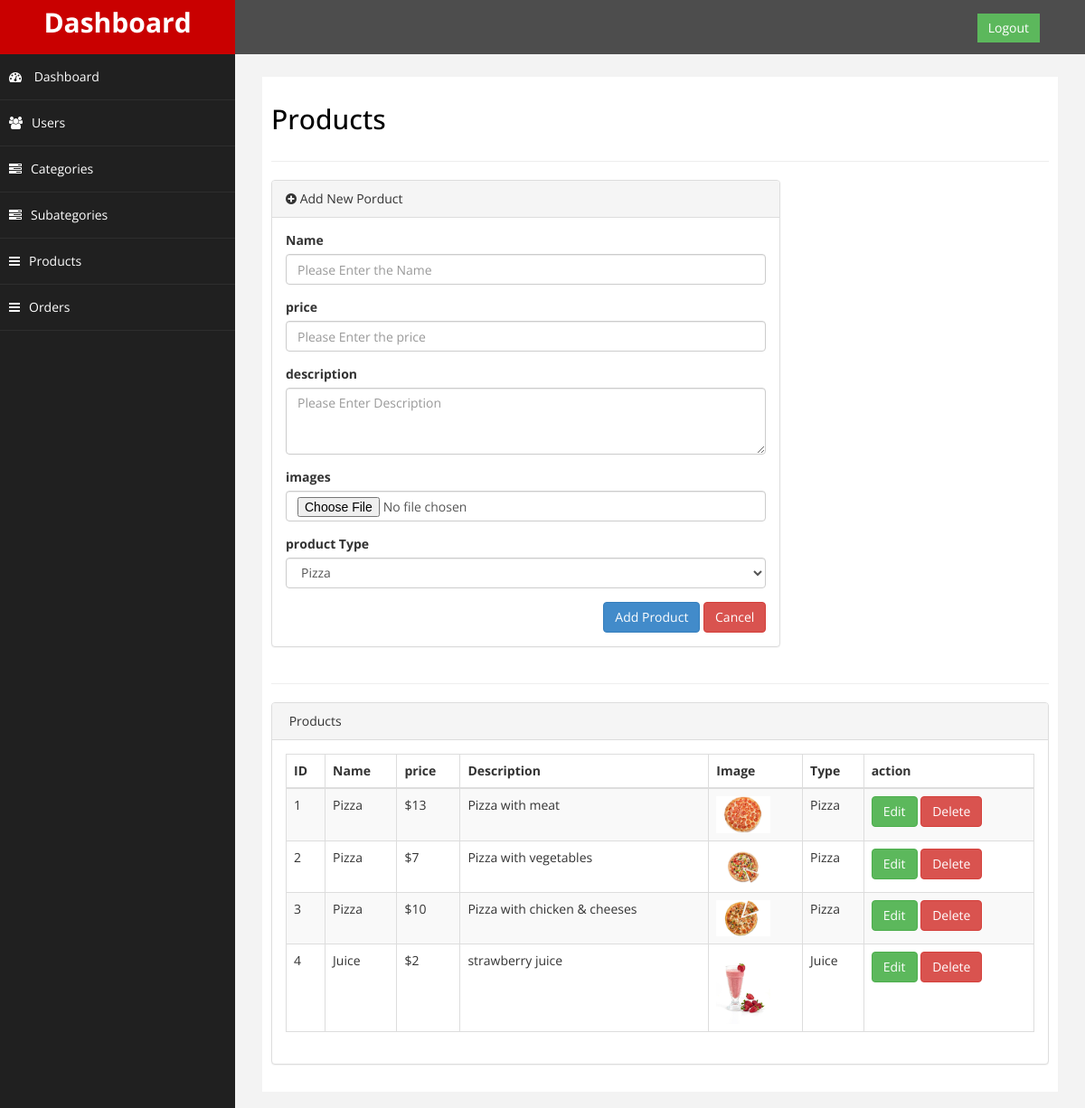
/admin/products.php (signed in), run on the app's committed database.
### tables this page shows
CREATE TABLE `products` (
  `price` int(10) NOT NULL,
  `photo` varchar(255) NOT NULL,
  `description` varchar(255) DEFAULT NULL,
  `id` int(11) NOT NULL,
  `name` varchar(50) NOT NULL,
  `scat_id` int(11) DEFAULT NULL
);

CREATE TABLE `subcategories` (
  `id` int(11) NOT NULL,
  `name` varchar(25) NOT NULL,
  `description` varchar(255) DEFAULT NULL,
  `photo` varchar(255) DEFAULT NULL,
  `cat_id` int(11) DEFAULT NULL
);

### admin/products.php (the view, shortened to what this page needs)
<?php
include('header.php');
require('../include/connect.php');
 ?>
<div id="page-wrapper">
    <div id="page-inner">
        <div class="row">
            <div class="col-md-12">
                <h2><i class="fa fa-items"></i>Products</h2>
            </div>
        </div>
        <hr />
        <div class="row">
            <div class="col-md-8">
                <div class="panel panel-default">
                    <div class="panel-heading">
                        <i class="fa fa-plus-circle"></i> Add New Porduct
                    </div>
                    <div class="panel-body">
                        <div class="row">
                            <div class="col-md-12">
                                <form role="form" method="post" enctype="multipart/form-data">
                                    <div class="form-group">
                                        <label>Name</label>
                                        <input type="text" name="name" placeholder="Please Enter the Name "
                                            class="form-control" />
                                    </div>
                                    <div class="form-group">
                                        <label>price</label>
                                        <input type="text" name="price" placeholder="Please Enter the price "
                                            class="form-control" />
                                    </div>
                                    <div class="form-group">
                                        <label>description</label>
                                        <textarea placeholder="Please Enter Description" name="description"
                                            class="form-control" cols="30" rows="3"></textarea>
                                    </div>
                                    <div class="form-group">
                                        <label>images</label>
                                        <input type="file" class="form-control" name="file" required>
                                    </div>
                                    <div class="form-group">
                                        <label>product Type</label>
                                        <select class="form-control" name="scat_id">
                                            <?php
                                        $sql="select * from subcategories " ;
                                        $stm = $db->prepare($sql);
                                        $stm->execute();
                                        foreach ($stm->fetchAll() as $row) {
                                            ?>
                                            <option value=<?php echo $row['id'] ?>>
                                              <?php echo  $row['name'] ?></option>
                                            <?php
                                        } ?>
                                        </select>
                                    </div>
                                    <div style="float:right;">
                                        <button type="submit" name="submitProduct" class="btn btn-primary">Add
                                            Product</button>
                                        <button type="reset" class="btn btn-danger">Cancel</button>
                                    </div>
                            </div>
                        </div>
                    </div>
                </div>
            </div>
        </div>
        <hr />
        <div class="row">
            <div class="col-md-12">
                <div class="panel panel-default">
                    <div class="panel-heading">
                        <i class="fa fa-task"></i> Products
                    </div>
                    <div class="panel-body">
                        <div class="table-responsive">
                            <table class="table table-striped table-bordered table-hover" id="dataTables-example">
                                <thead>
                                    <tr>
                                      <th>ID</th>
                                        <th>Name</th>
                                          <th>price</th>
                                        <th>Description</th>
                                        <th>Image</th>
                                        <th>Type</th>
                                        <th>action</th>
                                    </tr>
                                </thead>
                                <tbody>
                                    <?php
                                    $stm = $db->prepare("select * from products");
                                        $stm->execute();
                                        if($stm->rowCount())
                                        {
                                            foreach ($stm->fetchAll() as $row) {
                                                $id=$row['id'];
                                                ?>
                                    <tr class="odd gradeX">
                                      <td><?php echo $row['id'];  ?></td>
                                        <td><?php echo $row['name'];  ?></td>
                                          <td><?php echo "$". $row['price'] ;  ?></td>
                                        <td><?php echo   $row['description']; ?></td>
                                        <td><img src="upload/<?php echo $row['photo'] ?> " alt="not found" width="60px"></td>
                                        <td><?php
                                            $sql="select * from subcategories where id=:scat_id" ;
                                            $stm = $db->prepare($sql);
                                            $stm->execute(array("scat_id"=>$row['scat_id']));
                                            if ($stm->rowCount()>0)
                                            foreach ($stm->fetchAll() as $catRow)
                                               echo $catRow['name'];
                                            ?>
                                        </td>
                                        <td>
                                            <a href="editproducts.php?action=edit&id=<?php echo $id ?>"
                                                class='btn btn-success'>Edit</a>
                                            <a href="?action=delete&id=<?php echo $id ?>" class='btn btn-danger'
                                            onclick= "return confirm('Are You Sure !!')">Delete</a>
                                        </td>
                                    </tr>
                                    <?php
                                          }}    ?>
                                </tbody>
                            </table>
                        </div>
                    </div>
                </div>
            </div>
        </div>
    </div>
</div>
</div>
<?php
include('footer.php');
?>

### admin/include/assets/css/custom.css (style rules this page uses)
body { font-family: 'Open Sans', sans-serif; }
#page-wrapper { padding: 15px 15px; min-height: 600px; background:#F3F3F3; }
#page-inner { width:100%; margin:10px 20px 10px 0px; background-color:#fff!important; padding:10px; min-height:600px; }
h2 { color: #000; }
@media (min-width:768px) { #page-wrapper { margin: 0 0 0 260px; padding: 15px 30px; } }

### data on the page
products: id "1", name "Pizza", price "13", description "Pizza with meat", photo (picture)
subcategories: name "Pizza"
products: id "2", name "Pizza", price "7", description "Pizza with vegetables", photo (picture)
products: id "3", name "Pizza", price "10", description "Pizza with chicken & cheeses", photo (picture)
products: id "4", name "Juice", price "2", description "strawberry juice", photo (picture)
subcategories: name "Juice"

### other printed values
form field scat_id "Pizza"
